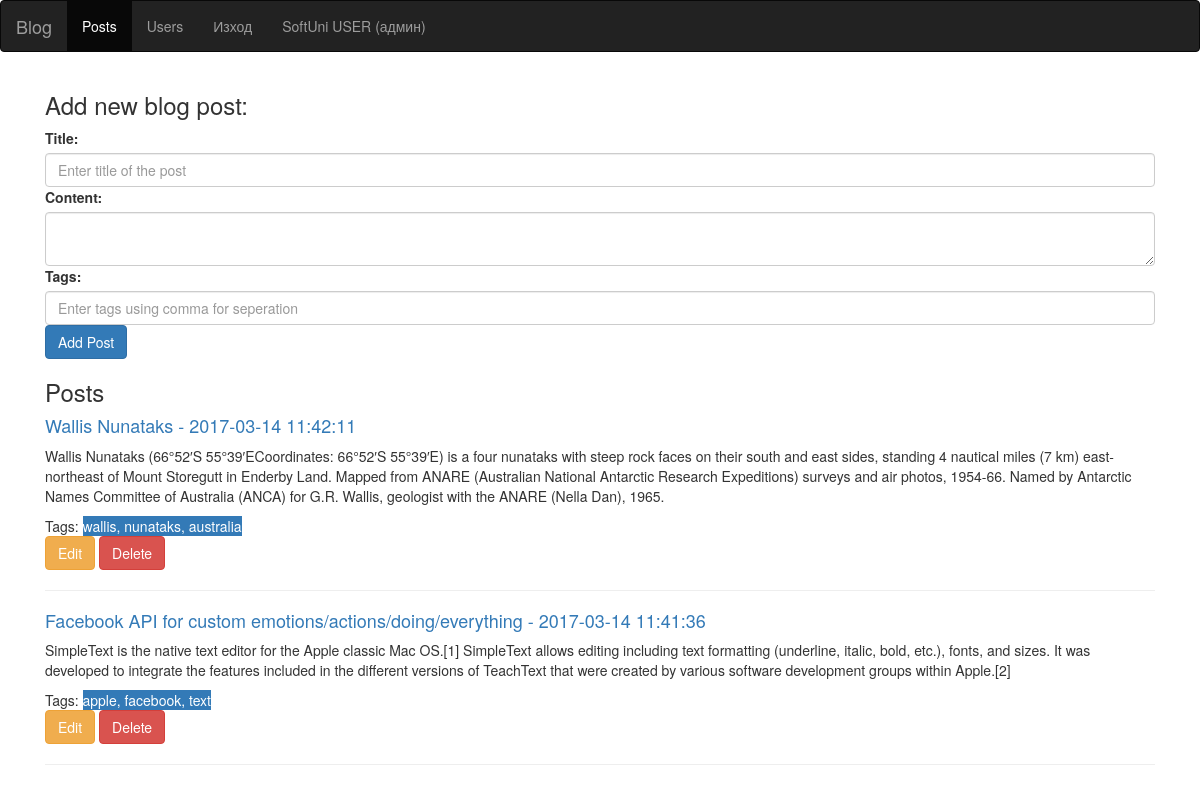
The page /welcome.php (signed in) on the database its author committed.
### tables this page shows
CREATE TABLE `Posts` (
  `ID` int(11) NOT NULL,
  `Title` varchar(255) NOT NULL,
  `Content` text NOT NULL,
  `UserID` int(11) NOT NULL,
  `DateCreated` datetime DEFAULT NULL
);

### controllers/PostContoller.php (called while the page is built, shortened)
<?php
require_once $_SERVER['DOCUMENT_ROOT'] . '/models/Post.php';
Class PostController
{
	protected $posts = [];
	protected $connection;
	public function __construct(PDO $connection)
	{
		$this->connection = $connection;
	}
    public function getPosts()
    {
        return $this->posts;
    }
    public function addPost(Post $post)
    {
        $this->posts[] = $post;
        return $this;
    }
	public function getPostById($id)
    {
        $post = new Post($this->connection);
        return $post->getPostById($id);
    }
	public function getAllPosts()
	{
		$data = $this->connection->MSelectList('Posts', '*', 'ORDER BY ID DESC');
		foreach ($data as $postData) {
			$postIt = $this->getPostById($postData['ID']);
		}
		return $this->getPosts();
	}
}

### db/functions.php (called while the page is built, shortened)
<?php
class MysqlPDO extends PDO {
    public function MSelectOnly($table, $select = ' * ', $where = null) {
        $sth = $this->prepare('SELECT '.$select.' FROM '.$table.'  '.$where);
        $sth->execute();
        return $sth->fetch(PDO::FETCH_BOTH);
    }
    public function MSelectList($table, $select = ' * ', $where = null) {
    	$sth = $this->prepare('SELECT '.$select.' FROM '.$table.'  '.$where);
        $sth->execute();
        return $sth->fetchAll();
    }
}

### models/Post.php (called while the page is built, shortened)
<?php
Class Post
{
	protected $id;
	protected $title;
	protected $content;
    protected $date;
    protected $tags = [];
	protected $connection;
	public function __construct(PDO $connection)
	{
		$this->connection = $connection;
	}
    public function getId()
    {
        return $this->id;
    }
    protected function setId($id)
    {
        $this->id = $id;
        return $this;
    }
    protected function setAuthor($authorId)
    {
        return $this;
    }
    public function getContent()
    {
        return $this->content;
    }
    protected function setContent($content)
    {
        $this->content = $content;
        return $this;
    }
    public function getTitle()
    {
        return $this->title;
    }
    protected function setTitle($title)
    {
        $this->title = $title;
        return $this;
    }
    public function getDate()
    {
        return $this->date;
    }
    protected function setDate($date)
    {
        $this->date = $date;
        return $this;
    }
    public function getTags()
    {
        return $this->tags;
    }
    public function addTag($tag)
    {
        $this->tags[] = $tag;
        return $this;
    }
    public function getPostById($id)
    {
        $post = $this->connection->MSelectOnly('Posts', '*', 'WHERE ID = ' . $id);
        return $this;
    }
    public function getTagsByPostId($postId)
    {
        $post = $this->getPostById($postId);
        $allTags = $this->connection->MSelectList('Tags', '*', 'WHERE PostID = ' . $post->getId());
        return $this->getTags();
    }
}

### welcome.php (the view, shortened to what this page needs)
<?php
require_once 'db/connection.php';
require_once 'controllers/PostContoller.php';
$postcontroller = new PostController($connection);
$allPosts = $postcontroller->getAllPosts();
?>
<!DOCTYPE html>
<html lang="en">
<head>
	<link rel="stylesheet" type="text/css" href="https://bootswatch.com/paper/bootstrap.min.css">
	<link rel="stylesheet" type="text/css" href="resources/static/css/frontpage.css">
</head>
<body>
<nav class="navbar navbar-inverse">
	<div class="container-fluid">
		<div class="navbar-header">
			<a class="navbar-brand" href="#">Blog</a>
		</div>
		<ul class="nav navbar-nav">
			<li class="active"><a href="welcome.php">Posts</a></li>
			<?php if ($_SESSION['user']['AccessLevel'] == 1): ?>
				<li><a href="users.php">Users</a></li>
			<?php endif ?>
			<li><a href="welcome.php?logout=true">Изход</a></li>
			<li class="pull-right"><a  href="#"><?= $_SESSION['user']['Name'] . " " . (($_SESSION['user']['AccessLevel'] == 1) ? '(админ)' : '') ?></a></li>
		</ul>
	</div>
</nav>
<div class="container">
<?php if ($_SESSION['user']['AccessLevel'] == 1): ?>
	<div class="col-md-12">
		<h3>Add new blog post:</h3>
		<form method="post" action="">
			<label for="title">Title:</label>
			<input type="text" name="title" class="form-control" id="title" placeholder="Enter title of the post" required>
			<label for="content">Content:</label>
			<textarea name="blogText" class="form-control" id="content" required></textarea>
			<label for="tags">Tags:</label>
			<input type="text" name="tags" class="form-control" id="tags" placeholder="Enter tags using comma for seperation" required>
			<input type="submit" name="addPost" class="btn btn-primary" value="Add Post">
		</form>
	</div>
<?php endif ?>
	<div class="col-md-12">
		<h3>Posts</h3>
		<?php foreach ($allPosts as $post): ?>
			<h4><a href="single-post.php?id=<?= $post->getId() ?>"><?= $post->getTitle() . " - " . $post->getDate(); ?></a></h4>
			<p><?= $post->getContent(); ?></p>
			Tags: <span class="bg-primary">
				<?php echo implode(", ", $post->getTagsByPostId($post->getId())); ?>
			</span>
			<?php if ($_SESSION['user']['AccessLevel'] == 1): ?>
				<form method="post">
					<input type="submit" class="btn btn-warning" name="edit" value="Edit">
					<input type="submit" class="btn btn-danger" name="delete" value="Delete">
				</form>
			<?php endif ?>
			<hr>
		<?php endforeach ?>
	</div>
</div>
</body>
</html>

### rows shown on the page
posts: Title "Wallis Nunataks", DateCreated "2017-03-14 11:42:11", Content "Wallis Nunataks (66°52′S 55°39′ECoordinates: 66°52′S 55°39′E) is a four nunataks with steep rock faces on their south and east sides, standing 4 nautical miles (7 km) east-northeast of Mount Storegutt in Enderby Land. Mapped from ANARE (Australian National Antarctic Research Expeditions) surveys and air photos, 1954-66. Named by Antarctic Names Committee of Australia (ANCA) for G.R. Wallis, geologist with the ANARE (Nella Dan), 1965.", Id "wallis, nunataks, australia"
posts: Title "Facebook API for custom emotions/actions/doing/everything", DateCreated "2017-03-14 11:41:36", Content "SimpleText is the native text editor for the Apple classic Mac OS.[1] SimpleText allows editing including text formatting (underline, italic, bold, etc.), fonts, and sizes. It was developed to integrate the features included in the different versions of TeachText that were created by various software development groups within Apple.[2]", Id "apple, facebook, text"

### other values the page prints
$_SESSION['user']['Name'] "SoftUni USER"
